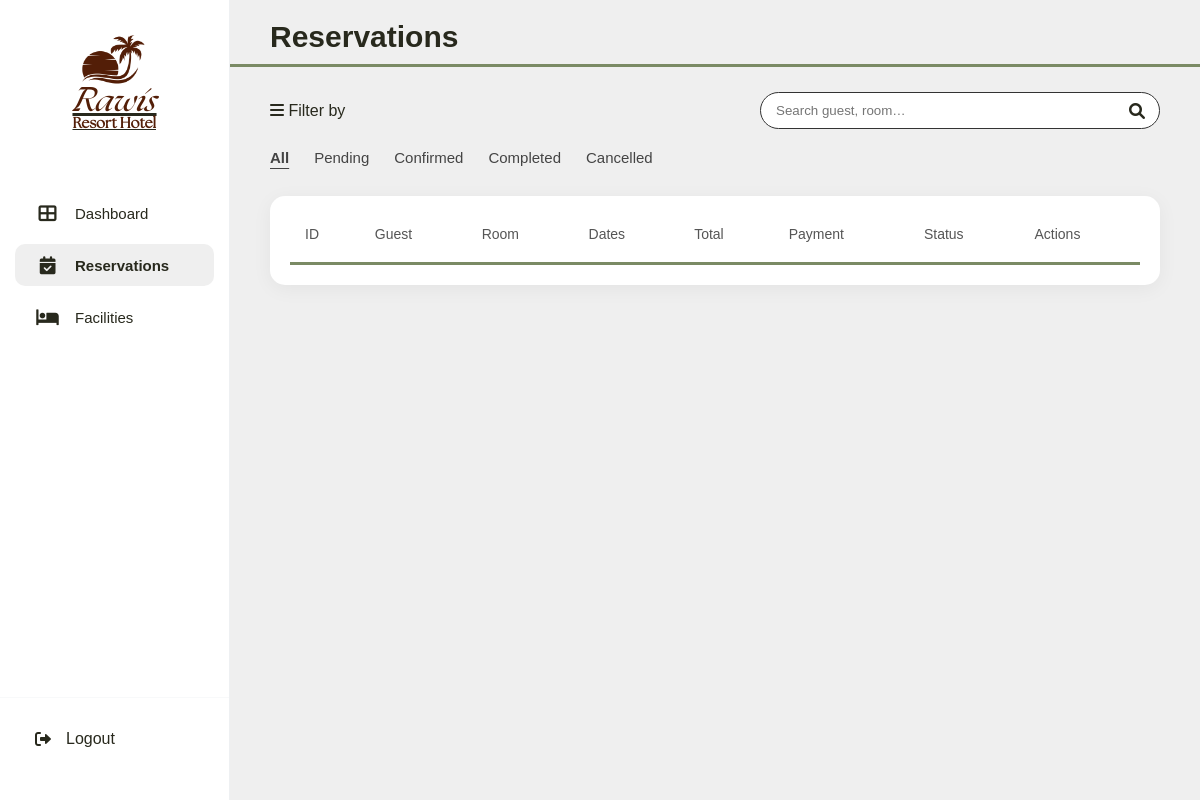
/admin/reservation.php (signed in), run on an earlier commit of the app's database.
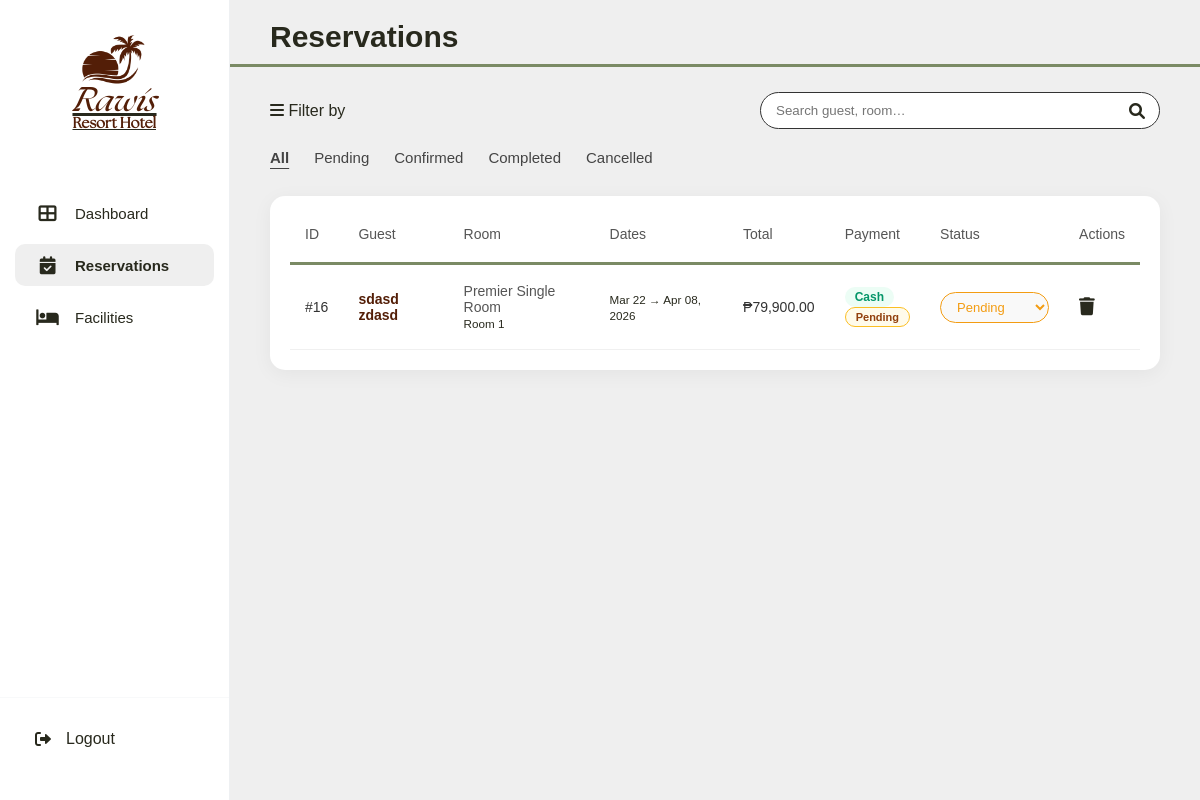
And on a later commit of the database.
### tables this page shows
CREATE TABLE `reservations` (
  `reservation_id` int(11) NOT NULL AUTO_INCREMENT,
  `guest_id` int(10) unsigned NOT NULL,
  `room_id` int(11) NOT NULL,
  `check_in_date` date NOT NULL,
  `check_out_date` date NOT NULL,
  `num_guests` int(11) NOT NULL,
  `reservation_status` enum('Pending','Confirmed','Cancelled','Completed') DEFAULT 'Pending',
  `extra_requests` text DEFAULT NULL,
  `created_at` timestamp NULL DEFAULT current_timestamp(),
  `extra_guests` int(11) NOT NULL DEFAULT 0,
  `extra_beds` int(11) NOT NULL DEFAULT 0,
  PRIMARY KEY (`reservation_id`),
  KEY `guest_id` (`guest_id`),
  KEY `room_id` (`room_id`),
  CONSTRAINT `reservations_ibfk_1` FOREIGN KEY (`guest_id`) REFERENCES `users` (`id`) ON DELETE CASCADE,
  CONSTRAINT `reservations_ibfk_2` FOREIGN KEY (`room_id`) REFERENCES `rooms` (`room_id`) ON DELETE CASCADE
);

CREATE TABLE `users` (
  `id` int(10) unsigned NOT NULL AUTO_INCREMENT,
  `username` varchar(150) NOT NULL,
  `password` varchar(255) NOT NULL,
  `first_name` varchar(255) DEFAULT NULL,
  `last_name` varchar(255) DEFAULT NULL,
  `phone_number` varchar(255) DEFAULT NULL,
  `created_at` timestamp NULL DEFAULT current_timestamp(),
  `role` enum('admin','guest') NOT NULL DEFAULT 'guest',
  PRIMARY KEY (`id`),
  UNIQUE KEY `username` (`username`)
);

CREATE TABLE `rooms` (
  `room_id` int(11) NOT NULL AUTO_INCREMENT,
  `room_number` varchar(20) NOT NULL,
  `room_type` varchar(50) NOT NULL,
  `max_capacity` int(11) NOT NULL,
  `price_per_night` decimal(10,2) NOT NULL,
  `room_status` varchar(20) NOT NULL,
  `image_path` text DEFAULT NULL,
  `extra_guest_fee` decimal(10,2) NOT NULL DEFAULT 0.00,
  `extra_bed_fee` decimal(10,2) NOT NULL DEFAULT 0.00,
  `num_bedrooms` int(11) NOT NULL DEFAULT 1,
  `num_beds` int(11) NOT NULL DEFAULT 1,
  `bed_type` varchar(50) NOT NULL DEFAULT 'Double',
  PRIMARY KEY (`room_id`),
  UNIQUE KEY `room_number` (`room_number`)
);

CREATE TABLE `payments` (
  `payment_id` int(11) NOT NULL AUTO_INCREMENT,
  `reservation_id` int(11) NOT NULL,
  `amount_paid` decimal(10,2) NOT NULL,
  `payment_method` enum('Cash','GCash','Card') NOT NULL,
  `payment_status` enum('Pending','Awaiting Verification','Completed','Rejected','Refunded') DEFAULT 'Pending',
  `reference_number` varchar(100) DEFAULT NULL,
  `notes` text DEFAULT NULL,
  `payment_date` timestamp NULL DEFAULT current_timestamp(),
  `card_last4` varchar(4) DEFAULT NULL,
  PRIMARY KEY (`payment_id`),
  KEY `fk_payment_reservation` (`reservation_id`),
  CONSTRAINT `fk_payment_reservation` FOREIGN KEY (`reservation_id`) REFERENCES `reservations` (`reservation_id`) ON DELETE CASCADE
);

### admin/reservation.php (the view, shortened to what this page needs)
<?php
require_once __DIR__ . "/../php/config.php";
$reservations = $conn->query("
    SELECT r.*,
           u.first_name, u.last_name, u.phone_number,
           rm.room_number, rm.room_type, rm.price_per_night,
           (rm.price_per_night * DATEDIFF(r.check_out_date, r.check_in_date)) AS base_amount,
           p.payment_id, p.payment_method, p.payment_status, p.reference_number, p.amount_paid
    FROM reservations r
    JOIN users u  ON r.guest_id = u.id
    JOIN rooms rm ON r.room_id  = rm.room_id
    LEFT JOIN payments p ON p.reservation_id = r.reservation_id
    ORDER BY
        CASE p.payment_status
            WHEN 'Awaiting Verification' THEN 1
            WHEN 'Pending' THEN 2
            ELSE 3
        END,
        r.created_at DESC
");
function payBadge($s) {
    $map = [
        'Pending'               => 'pay-pending',
        'Awaiting Verification' => 'pay-awaiting',
        'Completed'             => 'pay-completed',
        'Rejected'              => 'pay-rejected',
        'Refunded'              => 'pay-refunded',
    ];
    $cls = $map[$s] ?? 'pay-pending';
    return "<span class='pay-badge {$cls}'>" . htmlspecialchars($s) . "</span>";
}
?>
<!DOCTYPE html>
<html lang="en">
<head>
</head>
<body>
<?php require_once __DIR__ . '/sidebar.php'; ?>
<main class="main-content">
    <div class="section-title">
        <h1>Reservations</h1>
        <hr class="header-line">
        <div class="toolbar">
            <div class="filter-group"><i class="fas fa-bars"></i> Filter by</div>
            <div class="search-add">
                <div class="search-bar">
                    <input type="text" id="searchInput" placeholder="Search guest, room…" oninput="filterTable()">
                    <i class="fas fa-search"></i>
                </div>
            </div>
        </div>
        <div class="status-filters">
            <a href="#" class="active" onclick="filterByStatus('all',this)">All</a>
            <a href="#" onclick="filterByStatus('Pending',this)">Pending</a>
            <a href="#" onclick="filterByStatus('Confirmed',this)">Confirmed</a>
            <a href="#" onclick="filterByStatus('Completed',this)">Completed</a>
            <a href="#" onclick="filterByStatus('Cancelled',this)">Cancelled</a>
        </div>
    </div>
    <div class="table-container">
        <table class="custom-table" id="resTable">
            <thead>
                <tr>
                    <th>ID</th>
                    <th>Guest</th>
                    <th>Room</th>
                    <th>Dates</th>
                    <th>Total</th>
                    <th>Payment</th>
                    <th>Status</th>
                    <th>Actions</th>
                </tr>
            </thead>
            <tbody>
                <?php while ($row = $reservations->fetch_assoc()):
                    $total = $row["amount_paid"] ?? $row["base_amount"];
                    $rowClass = ($row["payment_status"] === "Awaiting Verification") ? "row-awaiting" : "";
                    $pmClass = match($row["payment_method"]) {
                        "Cash"  => "pm-cash",
                        "GCash" => "pm-gcash",
                        "Card"  => "pm-card",
                        default => ""
                    };
                ?>
                <tr class="<?= $rowClass; ?>"
                    data-status="<?= htmlspecialchars($row["reservation_status"]); ?>">
                    <td class="id-column">#<?= $row["reservation_id"]; ?></td>
                    <td class="bold-text">
                        <a href="#" class="guest-link"
                           data-id="<?= $row["reservation_id"]; ?>"
                           data-name="<?= htmlspecialchars($row["first_name"] . " " . $row["last_name"]); ?>"
                           data-phone="<?= htmlspecialchars($row["phone_number"]); ?>"
                           data-room="<?= htmlspecialchars($row["room_number"] . " - " . $row["room_type"]); ?>"
                           data-checkin="<?= date("M d, Y", strtotime($row["check_in_date"])); ?>"
                           data-checkout="<?= date("M d, Y", strtotime($row["check_out_date"])); ?>"
                           data-status="<?= htmlspecialchars($row["reservation_status"]); ?>"
                           data-pay-method="<?= htmlspecialchars($row["payment_method"] ?? "-"); ?>"
                           data-pay-status="<?= htmlspecialchars($row["payment_status"] ?? "-"); ?>"
                           data-pay-ref="<?= htmlspecialchars($row["reference_number"] ?? ""); ?>"
                           data-pay-amount="<?= number_format($total, 2); ?>"
                           onclick="openReservationModal(event)">
                            <?= htmlspecialchars($row["first_name"] . " " . $row["last_name"]); ?>
                        </a>
                        <br>
                    </td>
                    <td>
                        <span class="room-type-tag"><?= htmlspecialchars($row["room_type"]); ?></span>
                        <br><small>Room <?= htmlspecialchars($row["room_number"]); ?></small>
                    </td>
                    <td>
                        <small><?= date("M d", strtotime($row["check_in_date"])); ?> → <?= date("M d, Y", strtotime($row["check_out_date"])); ?></small>
                    </td>
                    <td>₱<?= number_format($total, 2); ?></td>
                    <td>
                        <?php if ($row["payment_method"]): ?>
                            <span class="pm-pill <?= $pmClass; ?>">
                                <?= htmlspecialchars($row["payment_method"]); ?>
                            </span><br>
                        <?php endif; ?>
                        <?= payBadge($row["payment_status"] ?? "Pending"); ?>
                    </td>
                    <td>
                        <form method="POST" class="status-form">
                            <select name="reservation_status"
                                    class="status-select <?= strtolower($row["reservation_status"]); ?>"
                                    onchange="this.form.submit()">
                                <option value="Pending"   <?= $row["reservation_status"]==='Pending'   ?'selected':''; ?>>Pending</option>
                            </select>
                        </form>
                    </td>
                    <td class="actions-cell">
                        <div class="action-icons">
                            <a href="reservation.php?delete=<?= $row["reservation_id"]; ?>"
                               onclick="return confirm('Delete this reservation?');" class="delete-btn" title="Delete">
                                <i class="fas fa-trash"></i>
                            </a>
                        </div>
                    </td>
                </tr>
                <?php endwhile; ?>
            </tbody>
        </table>
    </div>
</main>
</body>
</html>

### admin/sidebar.php
<link rel="stylesheet" href="https://cdnjs.cloudflare.com/ajax/libs/font-awesome/6.0.0/css/all.min.css">
<link rel="stylesheet" href="../assets/css/admin.css">
<?php
$current_page = basename($_SERVER['PHP_SELF']);
?>
<aside class="admin-sidebar">
    <div class="sidebar-logo">
        <a href="dashboard.php">
            <?php
                $showImage = true;
                $showText  = true;
                require_once __DIR__ . '/../php/logo.php';
            ?>
        </a>
    </div>
    <nav class="sidebar-nav">
        <ul>
            <li class="<?= ($current_page == 'dashboard.php') ? 'active' : ''; ?>">
                <a href="dashboard.php"><i class="fas fa-th-large"></i> Dashboard</a>
            </li>
            <li class="<?= ($current_page == 'reservation.php') ? 'active' : ''; ?>">
                <a href="reservation.php"><i class="fas fa-calendar-check"></i> Reservations</a>
            </li>
            <li class="<?= ($current_page == 'facilities.php') ? 'active' : ''; ?>">
                <a href="facilities.php"><i class="fas fa-bed"></i> Facilities</a>
            </li>
        </ul>
    </nav>
    <div class="sidebar-footer">
        <a href="logout.php" class="logout-link">
            <i class="fas fa-sign-out-alt"></i> Logout
        </a>
    </div>
</aside>

### php/logo.php
<?php
$showImage = $showImage ?? true;
$showText  = $showText  ?? true;
?>
<div class="logo">
    <?php if ($showImage):
        $base = defined('BASE_URL') ? BASE_URL : '';
        $logoSrc = ($base !== '' ? $base . '/assets/logo.png' : '/assets/logo.png');
    ?>
        <img src="<?= htmlspecialchars($logoSrc, ENT_QUOTES, 'UTF-8') ?>" alt="Rawis logo">
    <?php endif; ?>
    <?php if ($showText): ?>
        <div class="logo-text">
            <h1>Rawis</h1>
            <h2>Resort Hotel</h2>
        </div>
    <?php endif; ?>
</div>

### assets/css/admin.css (style rules this page uses)
* { margin: 0; padding: 0; box-sizing: border-box; font-family: 'Poppins', sans-serif; color: #28291d; }
.logo { display: flex; flex-direction: column; align-items: center; width: 100%; }
.logo h1 { font-family: 'The Seasons', serif; font-size: 30px; color: #531e07; margin: 0; font-style: italic; text-decoration: none; }
.logo h2 { font-family: 'The Seasons', serif; font-size: 15px; color: #531e07; margin: -10px auto 30px auto; font-style: normal; text-decoration: none; }
.logo img { height: 75px; width: auto; margin-bottom: -15px; }
.sidebar-logo a { display: flex; justify-content: center; width: 100%; }
.sidebar-logo { display: flex; flex-direction: column; align-items: center; justify-content: center; margin-bottom: 30px; }
.admin-sidebar { width: 230px; height: 100vh; background-color: #ffffff; border-right: 1px solid #eef0f2; position: fixed; top: 0; left: 0; display: flex; flex-direction: column; padding: 20px 0; z-index: 1000; }
.sidebar-nav { flex-grow: 1; padding: 0 15px; }
.sidebar-nav ul { list-style: none; padding: 0; }
.sidebar-nav ul li { margin-bottom: 10px; }
.sidebar-nav ul li a { display: flex; align-items: center; padding: 12px 20px; text-decoration: none; font-size: 15px; font-weight: 500; border-radius: 10px; transition: all 0.2s ease; }
.sidebar-nav ul li a i { margin-right: 15px; font-size: 18px; width: 25px; text-align: center; }
.sidebar-nav ul li.active a { background-color: #efefef; font-weight: 600; }
.sidebar-footer { padding: 20px 15px; border-top: 1px solid #f8f9fa; }
.logout-link { display: flex; align-items: center; padding: 12px 20px; text-decoration: none; font-weight: 500; }
.logout-link i { margin-right: 15px; }
body { padding-left: 230px; background-color: #f4f7f6; }
.main-content { padding: 40px; background-color: #efefef; min-height: 100vh; }
.section-title h1 { font-size: 30px; margin-bottom: 10px; margin-top: -20px; }
.header-line { border: none; height: 3px; background-color: #7a8a64; width: calc(100% + 80px); margin: 0 -40px 25px -40px; }
.toolbar { justify-content: space-between; display: flex; align-items: center; gap: 20px; margin-bottom: 20px; }
.search-add { display: flex; align-items: center; gap: 20px; }
.search-bar { position: relative; flex-grow: 1; width: 400px; }
.search-bar input { width: 100%; padding: 10px 40px 10px 15px; border-radius: 20px; border: 1px solid #333; outline: none; }
.search-bar i { position: absolute; right: 15px; top: 50%; transform: translateY(-50%); }
.status-filters { margin-bottom: 30px; display: flex; gap: 25px; }
.status-filters a { text-decoration: none; color: #444; font-size: 15px; }
.status-filters a.active { font-weight: 700; text-decoration: underline; text-underline-offset: 5px; }
.guest-link { color: #531e07; text-decoration: none; cursor: pointer; font-weight: 600; border-bottom: 2px solid transparent; transition: border-color 0.2s ease; }
.table-container { background-color: white; border-radius: 15px; padding: 10px 20px 20px 20px; box-shadow: 0 4px 20px rgba(0,0,0,0.05); overflow-x: auto; }
.custom-table { width: 100%; border-collapse: collapse; font-size: 14px; }
.custom-table thead th { text-align: left; padding: 20px 15px; color: #555; font-weight: 500; border-bottom: 3px solid #7a8a64; }
.custom-table tbody td { padding: 18px 15px; border-bottom: 1px solid #f0f0f0; color: #333; vertical-align: middle; }
.id-column { color: #888; font-weight: 500; }
.bold-text { font-weight: 600; color: #000; }
.room-type-tag { color: #555; font-weight: 500; }
.status-select { padding: 6px 12px; border-radius: 20px; border: 1px solid #ddd; font-size: 13px; font-weight: 500; cursor: pointer; outline: none; background-color: #f9f9f9; }
.status-select.pending { border-color: #f39c12; color: #f39c12; }
.action-icons { display: flex; gap: 15px; font-size: 18px; }
.action-icons a { color: #333; transition: 0.2s; }
table { border: none !important; }

### admin/reservation.php (style rules this page uses)
.pay-badge { display: inline-block; padding: 3px 10px; border-radius: 20px; font-size: 11px; font-weight: 700; white-space: nowrap; }
.pay-pending { background:#fffbeb; color:#92400e; border:1px solid #fbbf24; }
.pm-pill { display: inline-flex; align-items: center; gap: 5px; font-size: 12px; font-weight: 600; padding: 3px 10px; border-radius: 20px; }
.pm-cash { background:#ecfdf5; color:#059669; }

What changed in the data, as far as the page shows it:
added reservations: reservation_id "16", guest.last_name "sdasd zdasd", room.room_type "Premier Single Room", room.room_number "1", check_in_date "Mar 22", check_out_date "Apr 08, 2026", payments.amount_paid "79,900.00", payments.payment_method "Cash", payments.payment_status "Pending", reservation_status "Pending"
